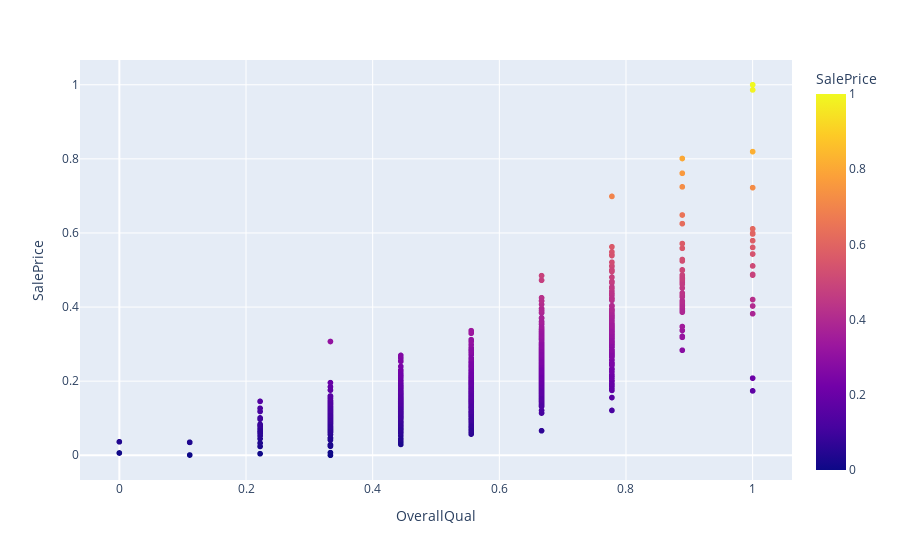

This figure's notebook cell:
### Markdown cell above
OverallQual

### Code cell
scaler = MinMaxScaler(feature_range=(0, 1))
df_plot = pd.DataFrame(scaler.fit_transform(train[['OverallQual', 'SalePrice']]), columns=['OverallQual', 'SalePrice'])
px.scatter(df_plot, x='OverallQual', y='SalePrice', color='SalePrice')

### Figure 1 — Plotly figure (JSON) as saved in the notebook; plotly's stock layout.template omitted (floating-point values rounded to 4 significant figures; data arrays with more than 128 entries replaced by an {"elided": "..."} marker saying what was removed)
{"data": [{"hovertemplate": "OverallQual=%{x}<br>SalePrice=%{marker.color}<extra></extra>", "legendgroup": "", "marker": {"color": {"elided": "1460 float values"}, "coloraxis": "coloraxis", "symbol": "circle"}, "mode": "markers", "name": "", "showlegend": false, "type": "scattergl", "x": {"elided": "1460 float values"}, "xaxis": "x", "y": {"elided": "1460 float values"}, "yaxis": "y"}], "layout": {"coloraxis": {"colorbar": {"title": {"text": "SalePrice"}}, "colorscale": [[0, "#0d0887"], [0.1111, "#46039f"], [0.2222, "#7201a8"], [0.3333, "#9c179e"], [0.4444, "#bd3786"], [0.5556, "#d8576b"], [0.6667, "#ed7953"], [0.7778, "#fb9f3a"], [0.8889, "#fdca26"], [1, "#f0f921"]]}, "legend": {"tracegroupgap": 0}, "margin": {"t": 60}, "xaxis": {"anchor": "y", "domain": [0, 1], "title": {"text": "OverallQual"}}, "yaxis": {"anchor": "x", "domain": [0, 1], "title": {"text": "SalePrice"}}}}
